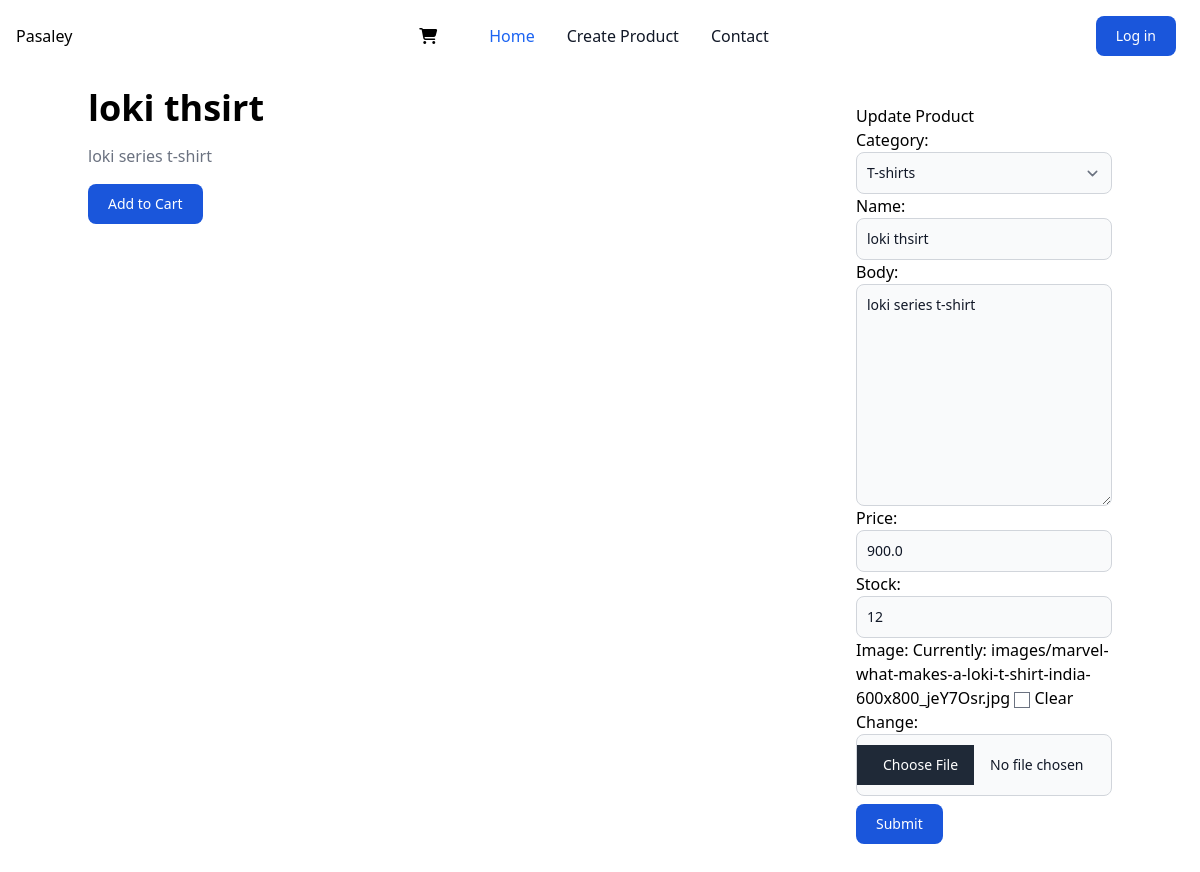
/product_detail/1, run on an earlier commit of the app's database.
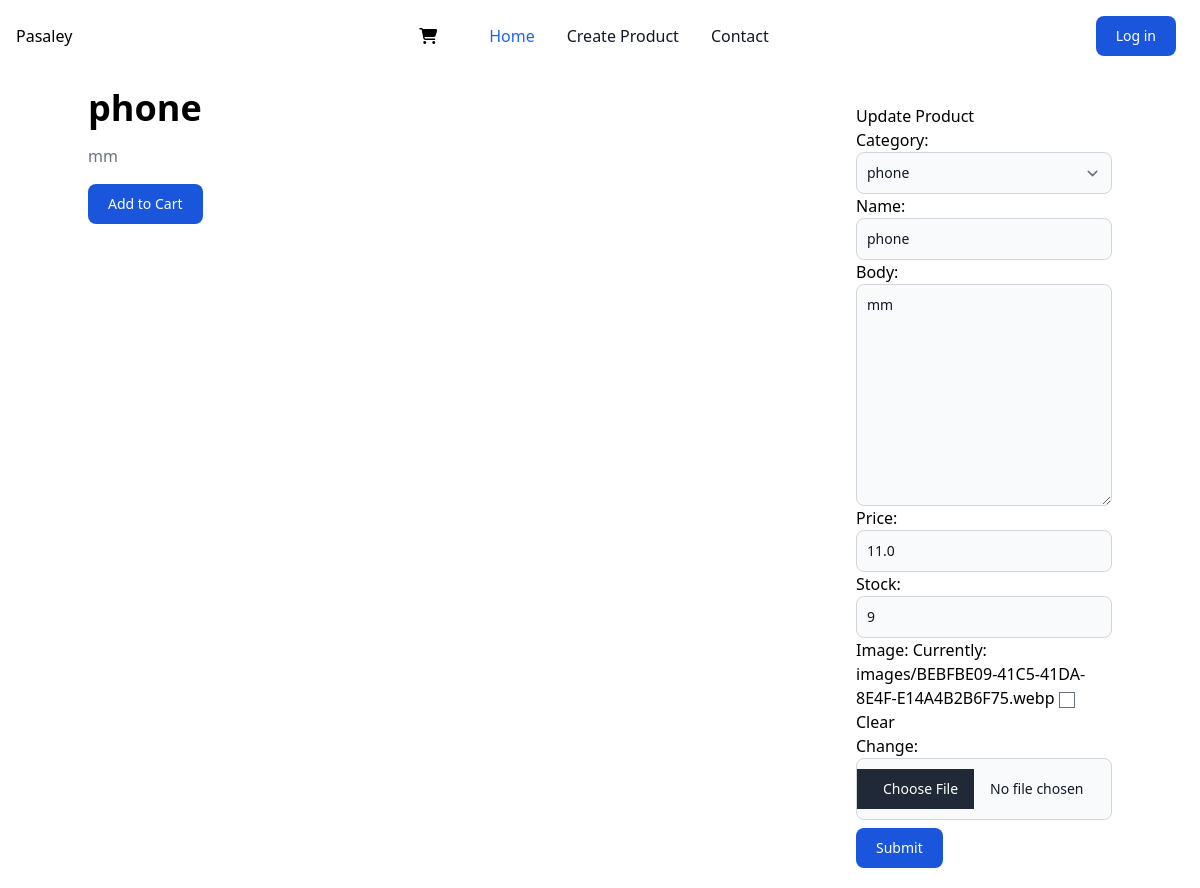
And on a later commit of the database.
### Home/models.py (models this page shows, shortened)
class Product(models.Model):
    category = models.ForeignKey(category, on_delete=models.CASCADE)
    name = models.CharField(max_length=200)
    price = models.FloatField()
    stock = models.IntegerField()
    created_at = models.DateTimeField(auto_now_add=True)
    author = models.ForeignKey(User, on_delete=models.CASCADE)
    body = models.TextField(max_length=50000)
    image = models.ImageField(upload_to='images/', null=True, blank=True)

class category(models.Model):
    name = models.CharField(max_length=200)
    def __str__(self):
        return self.name

### Home/views.py (the view)
# urls.py: path('product_detail/<int:pk>', views.product_detail, name='product_detail'),
def product_detail(request, pk):
    product = get_object_or_404(Product, pk=pk)
    form = ProductForm(instance=product)
    context = {'product': product, 'form': form,}
    return render(request, 'Home/product_detail.html', context)

### Home/forms.py
class ProductForm(forms.ModelForm):
    class Meta:
        model = Product
        fields = ['category','name','body','price','stock','image']
    def __init__(self, *args, **kwargs):
        super().__init__(*args, **kwargs)
        for field in self.fields:
            self.fields[field].widget.attrs['class'] = input_css_class

### Home/templates/Home/product_detail.html (shortened to what this page needs)
{% extends "base.html" %}
{% block content %}
<div class="flex flex-col md:flex-row">
    <div class="w-full md:w-3/4 space-y-4">
        <h2 class="text-4xl font-bold dark:text-white">{{ product.name }}</h2>
        <p class="font-light text-gray-500 dark:text-gray-400">{{product.body}}</p>
        <button class="btn-submit mt-2" href="{% url 'add_to_cart' product.id  %}">Add to Cart</button>
    </div>
    <div class="w-full md:w-1/4 space-y-4">
        {% if form %}
        <div>
            <h3>Update Product</h3>
            <form method="POST" action="." enctype="multipart/form-data">
                {{ form.as_p }}
                <button type="submit" class="btn-submit mt-2">Submit</button>
            </form>
        </div>
        {% endif %}
    </div>
</div>
{% endblock %}

### templates/base.html (shortened to what this page needs)
{% load compress %}
{% load static %}
<!DOCTYPE html>
<html lang="en">
<head>
    <link rel="stylesheet" href="{% static 'staticfiles/css/tailwind-output.css' %}" />
    <link
  href="https://cdnjs.cloudflare.com/ajax/libs/font-awesome/6.0.0/css/all.min.css"
  rel="stylesheet"
/>
</head>
<body hx-headers='{"X-CSRFToken": "{{ csrf_token }}"}'>
    {% include 'nav.html' %}
    <div class="container mx-auto mt-4 min-h-screen">
        {% block content %}
        {% endblock content %}
    </div>
</body>
</html>

### templates/nav.html
  <link rel="stylesheet" href="https://cdnjs.cloudflare.com/ajax/libs/font-awesome/6.1.1/css/all.min.css" />
<nav class="bg-white border-gray-200 dark:bg-gray-900">
    <div class="flex flex-wrap items-center justify-between max-w-screen-xl mx-auto p-4">
        <h1 class="block py-2 pl-3 pr-4 text-black-900 border-b border-gray-100 hover:bg-gray-50 md:hover:bg-transparent md:border-0 md:hover:text-blue-600 md:p-0 dark:text-blue-500 md:dark:hover:text-blue-500 dark:hover:bg-gray-700 dark:hover:text-blue-500 md:dark:hover:bg-transparent dark:border-gray-700"
        >Pasaley</h1>
        <div class="flex items-center md:order-2">
        {% if request.user.is_authenticated %}
        <a href="{%url 'logout'%}"
        class=" px-5 text-white bg-blue-700 hover:bg-blue-800 focus:ring-4 focus:ring-blue-300 font-medium rounded-lg text-sm px-4 py-2 md:px-5 md:py-2.5 mr-1 md:mr-2 dark:bg-blue-600 dark:hover:bg-blue-700 focus:outline-none dark:focus:ring-blue-800">Log out</a>
        {%else%}
        <a href="{%url 'login'%}"
        class=" px-5 text-white bg-blue-700 hover:bg-blue-800 focus:ring-4 focus:ring-blue-300 font-medium rounded-lg text-sm px-4 py-2 md:px-5 md:py-2.5 mr-1 md:mr-2 dark:bg-blue-600 dark:hover:bg-blue-700 focus:outline-none dark:focus:ring-blue-800">Log in</a>
            {%endif%}
        </div>
        <div id="mega-menu" class="items-center justify-between hidden w-full md:flex md:w-auto md:order-1">
            <ul class="flex flex-col mt-4 font-medium md:flex-row md:space-x-8 md:mt-0">
               <a href="{%url 'cart'%}">
                <i class="fa-solid fa-cart-shopping px-5"></i>
              </a>
                <li>
                    <a href="{%url 'home'%}"
                        class="block py-2 pl-3 pr-4 text-blue-600 border-b border-gray-100 hover:bg-gray-50 md:hover:bg-transparent md:border-0 md:hover:text-blue-600 md:p-0 dark:text-blue-500 md:dark:hover:text-blue-500 dark:hover:bg-gray-700 dark:hover:text-blue-500 md:dark:hover:bg-transparent dark:border-gray-700"
                        aria-current="page">Home</a>
                </li>
                <li>
                    <a href="{% url 'create'%}"
                        class="block py-2 pl-3 pr-4 text-gray-900 border-b border-gray-100 hover:bg-gray-50 md:hover:bg-transparent md:border-0 md:hover:text-blue-600 md:p-0 dark:text-white md:dark:hover:text-blue-500 dark:hover:bg-gray-700 dark:hover:text-blue-500 md:dark:hover:bg-transparent dark:border-gray-700">Create Product</a>
                </li>
                <li>
                    <a href="#"
                        class="block py-2 pl-3 pr-4 text-gray-900 border-b border-gray-100 hover:bg-gray-50 md:hover:bg-transparent md:border-0 md:hover:text-blue-600 md:p-0 dark:text-white md:dark:hover:text-blue-500 dark:hover:bg-gray-700 dark:hover:text-blue-500 md:dark:hover:bg-transparent dark:border-gray-700">Contact</a>
                </li>
            </ul>
        </div>
    </div>
</nav>

What changed in the data, as far as the page shows it:
changed Product: name "loki thsirt" → "phone"; body "loki series t-shirt" → "mm"; category "T-shirts" → "phone"; price "900.0" → "11.0"; stock "12" → "9"
changed category: name "loki thsirt" → "phone"
Also different on the page:
text no longer shown: "Category: Name: Body: Price: Stock: Image: Currently: images/marvel-what-makes-a-loki-t-shirt-india-600x800_jeY7Osr.jpg Clear Change:"
text now shown: "Category: Name: Body: Price: Stock: Image: Currently: images/BEBFBE09-41C5-41DA-8E4F-E14A4B2B6F75.webp Clear Change:"
